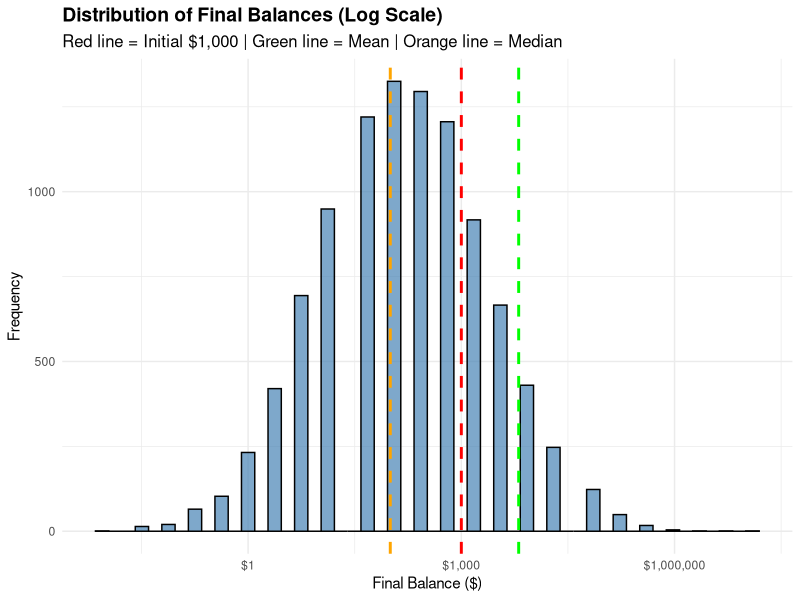
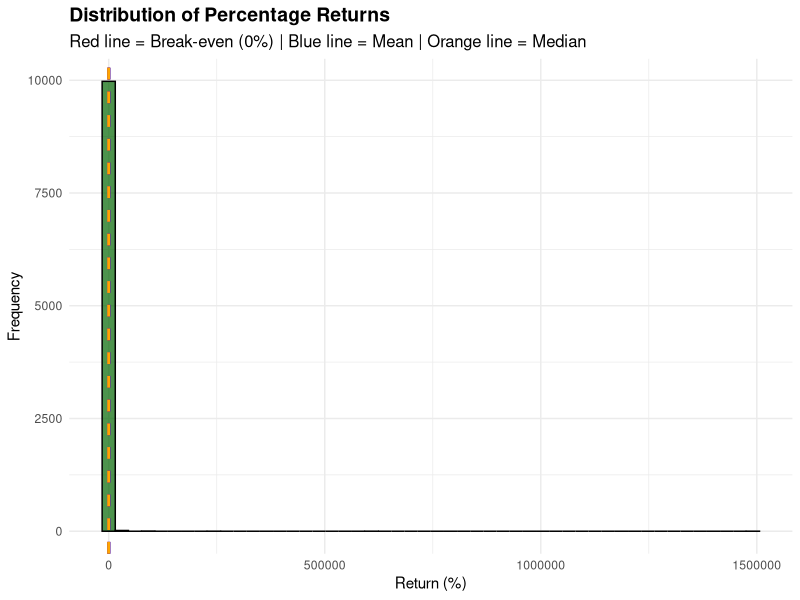
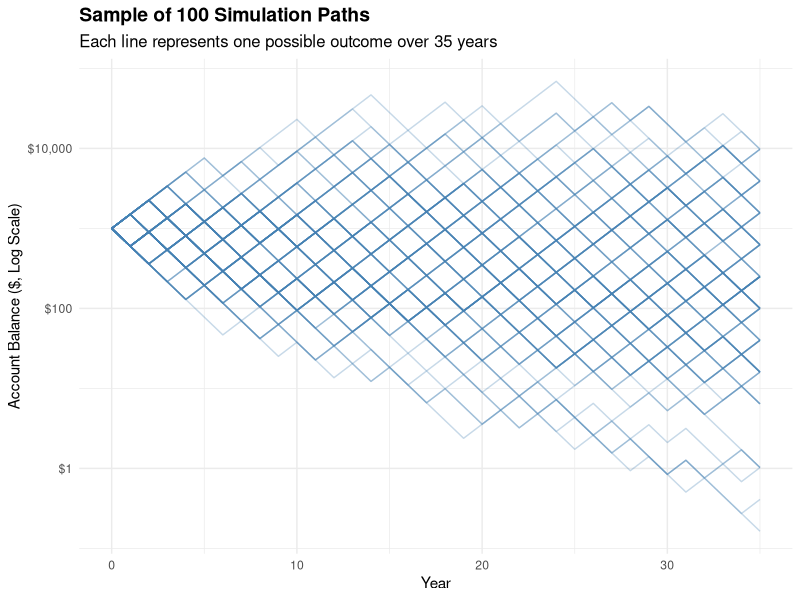
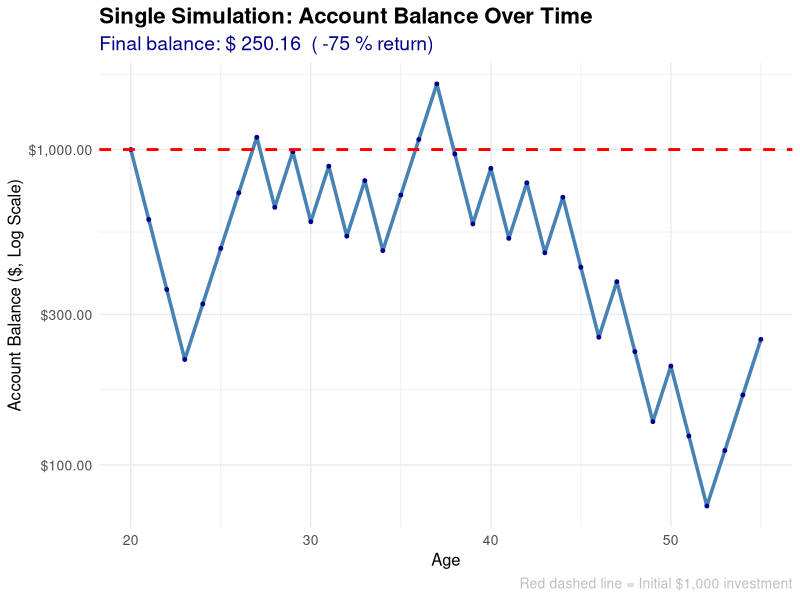
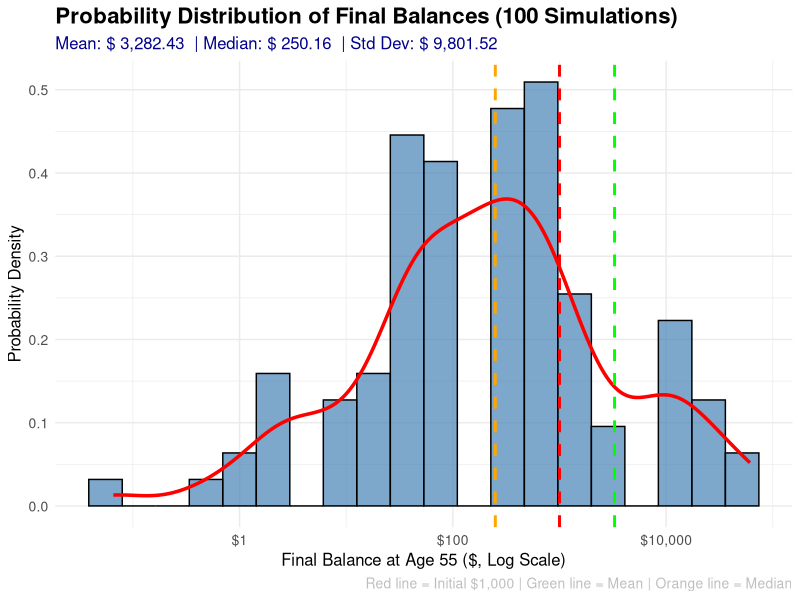

R code for these plots, in order:
## ---- chunk 1
#| label: complete-simulation

# Load required libraries
library(dplyr)
library(ggplot2)
library(purrr)
library(tibble)
library(scales)

# Set global options
knitr::opts_chunk$set(
  echo = TRUE,
  warning = FALSE,
  message = FALSE,
  fig.width = 10,
  fig.height = 6
)

# Game parameters
initial_balance <- 1000
heads_multiplier <- 1.5  # +50%
tails_multiplier <- 0.6  # -40%
years_to_retirement <- 35  # Assuming starting at age 20
num_simulations <- 10000

# Function to simulate a single game
simulate_game <- function(initial_balance, years, heads_mult, tails_mult) {
  balance <- initial_balance
  
  # Track the balance over time for this simulation
  balance_history <- numeric(years + 1)
  balance_history[1] <- balance
  
  for (year in 1:years) {
    # Flip coin (0 = tails, 1 = heads)
    coin_flip <- rbinom(1, 1, 0.5)
    
    if (coin_flip == 1) {
      # Heads: increase by 50%
      balance <- balance * heads_mult
    } else {
      # Tails: decrease by 40%
      balance <- balance * tails_mult
    }
    
    balance_history[year + 1] <- balance
  }
  
  return(list(
    final_balance = balance,
    balance_history = balance_history
  ))
}

# Run many simulations
set.seed(123)  # For reproducibility

# Run simulations
simulation_results <- map(1:num_simulations, function(i) {
  simulate_game(initial_balance, years_to_retirement, heads_multiplier, tails_multiplier)
})

# Extract final balances
final_balances <- map_dbl(simulation_results, ~ .x$final_balance)

# Create results dataframe
results_df <- tibble(
  simulation = 1:num_simulations,
  final_balance = final_balances,
  return_pct = (final_balances / initial_balance - 1) * 100
)

# Summary statistics
summary_stats <- results_df %>%
  summarise(
    mean_balance = mean(final_balance),
    median_balance = median(final_balance),
    min_balance = min(final_balance),
    max_balance = max(final_balance),
    mean_return = mean(return_pct),
    median_return = median(return_pct),
    prob_positive = mean(return_pct > 0),
    prob_break_even = mean(final_balance >= initial_balance)
  )

# Mathematical analysis
expected_annual_return <- 0.5 * 1.5 + 0.5 * 0.6  # 0.5 * 1.5 + 0.5 * 0.6 = 1.05
expected_total_return <- expected_annual_return^years_to_retirement
expected_final_balance <- initial_balance * expected_total_return

# Volatility analysis
volatility_stats <- results_df %>%
  summarise(
    std_dev = sd(return_pct),
    q25 = quantile(return_pct, 0.25),
    q75 = quantile(return_pct, 0.75),
    q90 = quantile(return_pct, 0.90),
    q95 = quantile(return_pct, 0.95),
    q99 = quantile(return_pct, 0.99)
  )

# Store results for display (suppress output)
invisible({
  game_params <- list(
    initial_balance = initial_balance,
    heads_multiplier = heads_multiplier,
    tails_multiplier = tails_multiplier,
    years_to_retirement = years_to_retirement,
    num_simulations = num_simulations
  )
  
  sim_results <- list(
    mean_balance = summary_stats$mean_balance,
    median_balance = summary_stats$median_balance,
    min_balance = summary_stats$min_balance,
    max_balance = summary_stats$max_balance,
    mean_return = summary_stats$mean_return,
    median_return = summary_stats$median_return,
    prob_positive = summary_stats$prob_positive,
    prob_break_even = summary_stats$prob_break_even
  )
  
  math_analysis <- list(
    expected_annual_return = expected_annual_return,
    expected_total_return = expected_total_return,
    expected_final_balance = expected_final_balance
  )
  
  volatility_analysis <- list(
    std_dev = volatility_stats$std_dev,
    q25 = volatility_stats$q25,
    q75 = volatility_stats$q75,
    q90 = volatility_stats$q90,
    q95 = volatility_stats$q95,
    q99 = volatility_stats$q99
  )
})
## ---- chunk 2
#| label: visualizations

# Distribution of Final Balances
p1 <- ggplot(results_df, aes(x = final_balance)) +
  geom_histogram(bins = 50, fill = "steelblue", alpha = 0.7, color = "black") +
  geom_vline(xintercept = initial_balance, color = "red", linetype = "dashed", size = 1) +
  geom_vline(xintercept = summary_stats$mean_balance, color = "green", linetype = "dashed", size = 1) +
  geom_vline(xintercept = summary_stats$median_balance, color = "orange", linetype = "dashed", size = 1) +
  scale_x_continuous(labels = dollar_format(), trans = "log10") +
  labs(
    title = "Distribution of Final Balances (Log Scale)",
    subtitle = "Red line = Initial $1,000 | Green line = Mean | Orange line = Median",
    x = "Final Balance ($)",
    y = "Frequency"
  ) +
  theme_minimal() +
  theme(
    plot.title = element_text(size = 14, face = "bold"),
    plot.subtitle = element_text(size = 12)
  )

# Distribution of Returns
p2 <- ggplot(results_df, aes(x = return_pct)) +
  geom_histogram(bins = 50, fill = "darkgreen", alpha = 0.7, color = "black") +
  geom_vline(xintercept = 0, color = "red", linetype = "dashed", size = 1) +
  geom_vline(xintercept = summary_stats$mean_return, color = "blue", linetype = "dashed", size = 1) +
  geom_vline(xintercept = summary_stats$median_return, color = "orange", linetype = "dashed", size = 1) +
  labs(
    title = "Distribution of Percentage Returns",
    subtitle = "Red line = Break-even (0%) | Blue line = Mean | Orange line = Median",
    x = "Return (%)",
    y = "Frequency"
  ) +
  theme_minimal() +
  theme(
    plot.title = element_text(size = 14, face = "bold"),
    plot.subtitle = element_text(size = 12)
  )

# Sample Paths Over Time
sample_indices <- sample(1:num_simulations, 100)
sample_histories <- map(sample_indices, ~ simulation_results[[.x]]$balance_history)

years <- 0:years_to_retirement
path_data <- map_dfr(1:length(sample_histories), function(i) {
  tibble(
    simulation = i,
    year = years,
    balance = sample_histories[[i]]
  )
})

p3 <- ggplot(path_data, aes(x = year, y = balance, group = simulation)) +
  geom_line(alpha = 0.3, color = "steelblue") +
  scale_y_continuous(labels = dollar_format(), trans = "log10") +
  labs(
    title = "Sample of 100 Simulation Paths",
    subtitle = "Each line represents one possible outcome over 35 years",
    x = "Year",
    y = "Account Balance ($, Log Scale)"
  ) +
  theme_minimal() +
  theme(
    plot.title = element_text(size = 14, face = "bold"),
    plot.subtitle = element_text(size = 12)
  )

# Display plots
print(p1)
print(p2)
print(p3)
## ---- chunk 3
#| label: expected-value-analysis

# Calculate expected value after 1 coin flip
prob_heads <- 0.5
prob_tails <- 0.5
heads_outcome <- initial_balance * heads_multiplier  # $1,000 * 1.5 = $1,500
tails_outcome <- initial_balance * tails_multiplier  # $1,000 * 0.6 = $600

expected_value_1_flip <- prob_heads * heads_outcome + prob_tails * tails_outcome

# Store for display
invisible({
  ev_analysis <- list(
    initial_balance = initial_balance,
    heads_outcome = heads_outcome,
    tails_outcome = tails_outcome,
    expected_value_1_flip = expected_value_1_flip,
    expected_return_pct = (expected_value_1_flip / initial_balance - 1) * 100
  )
})
## ---- chunk 4
#| label: expectation-vs-reality

# Calculate difference
difference <- expected_value_1_flip - initial_balance
is_positive <- expected_value_1_flip > initial_balance

# Store for display
invisible({
  expectation_analysis <- list(
    expected_value_1_flip = expected_value_1_flip,
    initial_balance = initial_balance,
    difference = difference,
    is_positive = is_positive,
    expected_return_pct = (expected_value_1_flip / initial_balance - 1) * 100
  )
})
## ---- chunk 5
#| label: single-simulation

# Run a single simulation and track balance over time
single_sim <- simulate_game(initial_balance, years_to_retirement, heads_multiplier, tails_multiplier)

# Create data for plotting
years <- 0:years_to_retirement
single_sim_data <- tibble(
  year = years,
  age = 20 + years,  # Starting at age 20
  balance = single_sim$balance_history,
  return_pct = (balance / initial_balance - 1) * 100
)

# Create the plot
p_single <- ggplot(single_sim_data, aes(x = age, y = balance)) +
  geom_line(color = "steelblue", size = 1.2) +
  geom_point(color = "darkblue", size = 1) +
  geom_hline(yintercept = initial_balance, color = "red", linetype = "dashed", size = 1) +
  scale_y_continuous(labels = dollar_format(), trans = "log10") +
  labs(
    title = "Single Simulation: Account Balance Over Time",
    subtitle = paste("Final balance: $", format(round(single_sim$final_balance, 2), big.mark = ","), 
                     " (", round((single_sim$final_balance / initial_balance - 1) * 100, 1), "% return)"),
    x = "Age",
    y = "Account Balance ($, Log Scale)",
    caption = "Red dashed line = Initial $1,000 investment"
  ) +
  theme_minimal() +
  theme(
    plot.title = element_text(size = 16, face = "bold"),
    plot.subtitle = element_text(size = 14, color = "darkblue"),
    plot.caption = element_text(size = 10, color = "gray"),
    axis.title = element_text(size = 12),
    axis.text = element_text(size = 10)
  )

print(p_single)

# Analysis of this single simulation
estimated_heads <- (log(single_sim$final_balance / initial_balance) - years_to_retirement * log(0.6)) / (log(1.5) - log(0.6))
estimated_tails <- years_to_retirement - estimated_heads
total_return_pct <- (single_sim$final_balance / initial_balance - 1) * 100
annualized_return <- (single_sim$final_balance / initial_balance)^(1/years_to_retirement) - 1
is_profitable <- single_sim$final_balance > initial_balance

# Store for display
invisible({
  single_sim_analysis <- list(
    starting_age = 20,
    retirement_age = 55,
    initial_balance = initial_balance,
    final_balance = single_sim$final_balance,
    total_return_pct = total_return_pct,
    annualized_return = annualized_return,
    estimated_heads = estimated_heads,
    estimated_tails = estimated_tails,
    is_profitable = is_profitable
  )
})
## ---- chunk 6
#| label: multiple-simulations

# Run 100 simulations
set.seed(456)  # Different seed for variety
num_small_simulations <- 100

# Run 100 simulations
small_simulation_results <- map(1:num_small_simulations, function(i) {
  simulate_game(initial_balance, years_to_retirement, heads_multiplier, tails_multiplier)
})

# Extract final balances
small_final_balances <- map_dbl(small_simulation_results, ~ .x$final_balance)

# Create results dataframe
small_results_df <- tibble(
  simulation = 1:num_small_simulations,
  final_balance = small_final_balances,
  return_pct = (small_final_balances / initial_balance - 1) * 100
)

# Calculate summary statistics for 100 simulations
small_summary_stats <- small_results_df %>%
  summarise(
    mean_balance = mean(final_balance),
    median_balance = median(final_balance),
    min_balance = min(final_balance),
    max_balance = max(final_balance),
    std_dev = sd(final_balance),
    prob_positive = mean(return_pct > 0),
    prob_break_even = mean(final_balance >= initial_balance)
  )

# Create probability distribution plot
p_distribution <- ggplot(small_results_df, aes(x = final_balance)) +
  geom_histogram(bins = 20, fill = "steelblue", alpha = 0.7, color = "black", 
                 aes(y = after_stat(density))) +
  geom_density(color = "red", size = 1.2, alpha = 0.8) +
  geom_vline(xintercept = initial_balance, color = "red", linetype = "dashed", size = 1) +
  geom_vline(xintercept = small_summary_stats$mean_balance, color = "green", linetype = "dashed", size = 1) +
  geom_vline(xintercept = small_summary_stats$median_balance, color = "orange", linetype = "dashed", size = 1) +
  scale_x_continuous(labels = dollar_format(), trans = "log10") +
  labs(
    title = "Probability Distribution of Final Balances (100 Simulations)",
    subtitle = paste("Mean: $", format(round(small_summary_stats$mean_balance, 2), big.mark = ","),
                     " | Median: $", format(round(small_summary_stats$median_balance, 2), big.mark = ","),
                     " | Std Dev: $", format(round(small_summary_stats$std_dev, 2), big.mark = ",")),
    x = "Final Balance at Age 55 ($, Log Scale)",
    y = "Probability Density",
    caption = "Red line = Initial $1,000 | Green line = Mean | Orange line = Median"
  ) +
  theme_minimal() +
  theme(
    plot.title = element_text(size = 16, face = "bold"),
    plot.subtitle = element_text(size = 12, color = "darkblue"),
    plot.caption = element_text(size = 10, color = "gray"),
    axis.title = element_text(size = 12),
    axis.text = element_text(size = 10)
  )

print(p_distribution)

# Store results for display
invisible({
  small_sim_analysis <- list(
    num_simulations = num_small_simulations,
    mean_balance = small_summary_stats$mean_balance,
    median_balance = small_summary_stats$median_balance,
    min_balance = small_summary_stats$min_balance,
    max_balance = small_summary_stats$max_balance,
    std_dev = small_summary_stats$std_dev,
    prob_positive = small_summary_stats$prob_positive,
    prob_break_even = small_summary_stats$prob_break_even
  )
})
